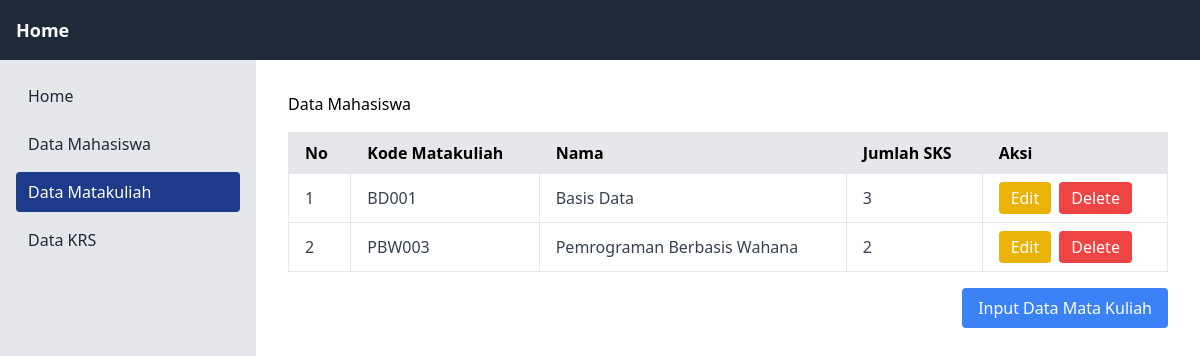
The page /matakuliah/matakuliah.php on the database its author committed.
### tables this page shows
CREATE TABLE `matakuliah` (
  `kodemk` char(6) NOT NULL,
  `nama` varchar(50) DEFAULT NULL,
  `jumlah_sks` int(3) DEFAULT NULL
);

### matakuliah/matakuliah.php (the view, shortened to what this page needs)
<!DOCTYPE html>
<html lang="en">
<head>
    <script src="https://cdn.tailwindcss.com"></script>
</head>
<body>
    <header>
        <nav class="bg-gray-800 p-4 text-white flex justify-between items-center">
            <div class="flex items-center space-x-4">
                <a href="index.php" class="text-lg font-semibold">Home</a>
            </div>
        </nav>
    </header>
    <div class="flex min-h-screen">
        <?php
        $current_page = basename($_SERVER['PHP_SELF']);
        ?>
        <aside class="w-64 bg-gray-200 p-4">
            <nav class="flex flex-col space-y-2">
                <a href="../index.php"
                class="<?= $current_page == '../index.php' ? 'bg-blue-900 text-white' : 'text-gray-800 hover:bg-gray-300' ?> px-3 py-2 rounded">
                    Home
                </a>
                <a href="../mahasiswa/mahasiswa.php"
                class="<?= $current_page == 'mahasiswa.php' ? 'bg-blue-900 text-white' : 'text-gray-800 hover:bg-gray-300' ?> px-3 py-2 rounded">
                    Data Mahasiswa
                </a>
                <a href="matakuliah.php"
                class="<?= $current_page == 'matakuliah.php' ? 'bg-blue-900 text-white' : 'text-gray-800 hover:bg-gray-300' ?> px-3 py-2 rounded">
                    Data Matakuliah
                </a>
                <a href="../krs/krs.php"
                class="<?= $current_page == 'krs.php' ? 'bg-blue-900 text-white' : 'text-gray-800 hover:bg-gray-300' ?> px-3 py-2 rounded">
                    Data KRS
                </a>
            </nav>
        </aside>
        <div class="flex-1 p-4">
            <div class="flex flex-col mb-4 space-y-4 p-4">
                <h1>Data Mahasiswa</h1>
                <table class="min-w-full bg-white border border-gray-300">
                    <thead class="bg-gray-200">
                        <tr>
                            <th class="px-4 py-2 border text-left">No</th>
                            <th class="px-4 py-2 border text-left">Kode Matakuliah</th>
                            <th class="px-4 py-2 border text-left">Nama</th>
                            <th class="px-4 py-2 border text-left">Jumlah SKS</th>
                            <th class="px-4 py-2 border text-left">Aksi</th>
                        </tr>
                    </thead>
                    <tbody class="text-gray-700">
                        <?php
                        include "../koneksi.php";
                        $no = 1;
                                $query = mysqli_query($koneksi, "SELECT * FROM matakuliah");
                                foreach ($query as $data) {
                                ?>
                                <tr>
                                    <td class="px-4 py-2 border"><?= $no++ ?></td>
                                    <td class="px-4 py-2 border"><?= $data['kodemk'] ?></td>
                                    <td class="px-4 py-2 border"><?= $data['nama'] ?></td>
                                    <td class="px-4 py-2 border"><?= $data['jumlah_sks'] ?></td>
                                    <td class="px-4 py-2 border">
                                        <div class="flex space-x-2">
                                            <a href="edit-matakuliah.php?kodemk=<?= $data['kodemk'] ?>" class="bg-yellow-500 text-white px-3 py-1 rounded hover:bg-yellow-600 transition">Edit</a>
                                            <a href="delete-matakuliah.php?kodemk=<?= $data['kodemk'] ?>" class="bg-red-500 text-white px-3 py-1 rounded hover:bg-red-600 transition" onclick="return confirm('Yakin ingin menghapus data ini?')">Delete</a>
                                        </div>
                                    </td>
                                </tr>
                            <?php
                            }
                            ?>
                    </tbody>
                </table>
                <div class="mt-4 flex justify-end">
                    <a href="input-matakuliah.php" class="bg-blue-500 text-white px-4 py-2 rounded hover:bg-blue-600"> Input Data Mata Kuliah</a>
                </div>
            </div>
        </div>
    </div>
</body>
</html>

### rows shown on the page
matakuliah: kodemk "BD001", nama "Basis Data", jumlah_sks "3"
matakuliah: kodemk "PBW003", nama "Pemrograman Berbasis Wahana", jumlah_sks "2"
